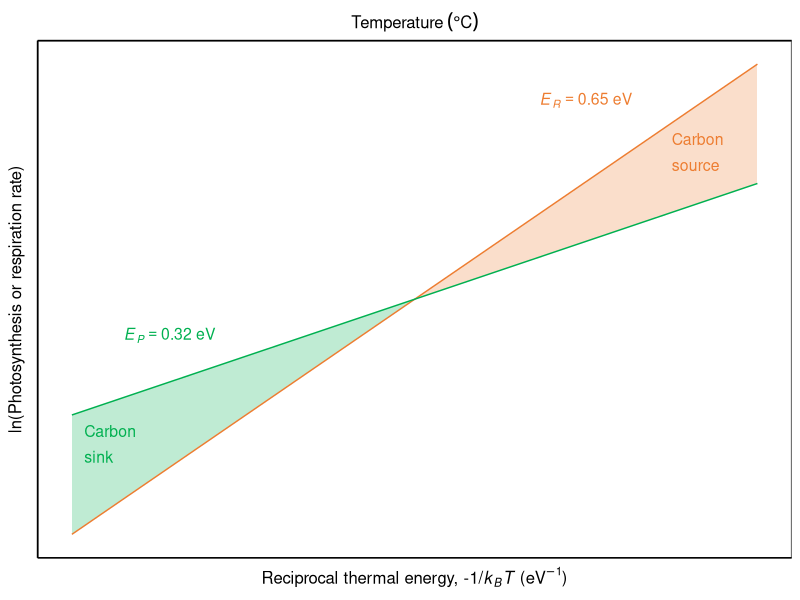
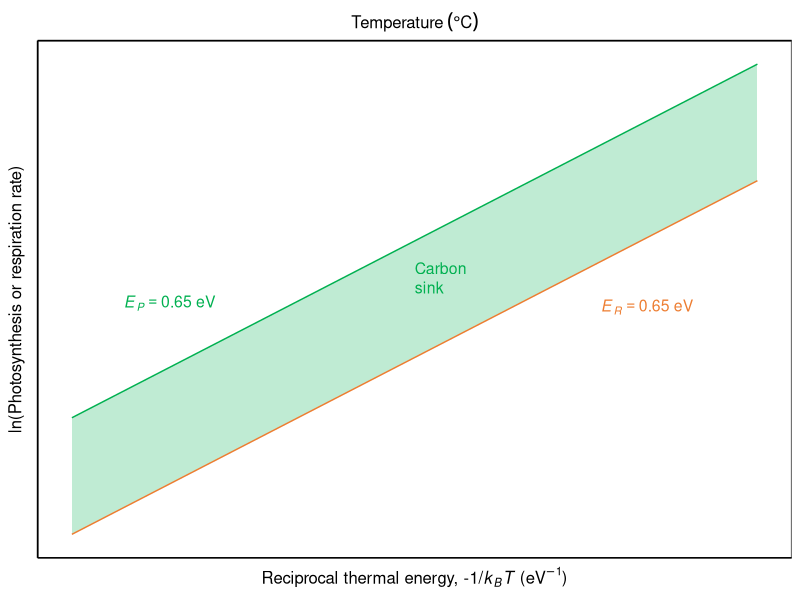
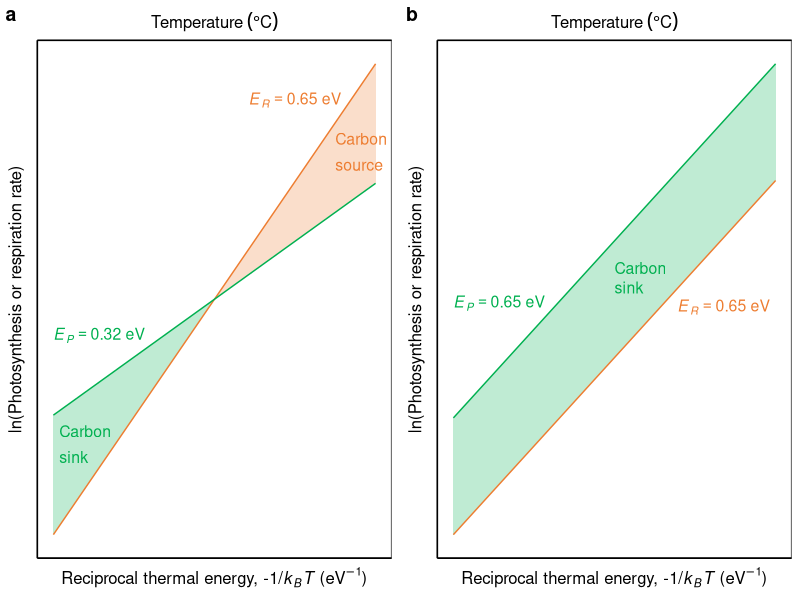
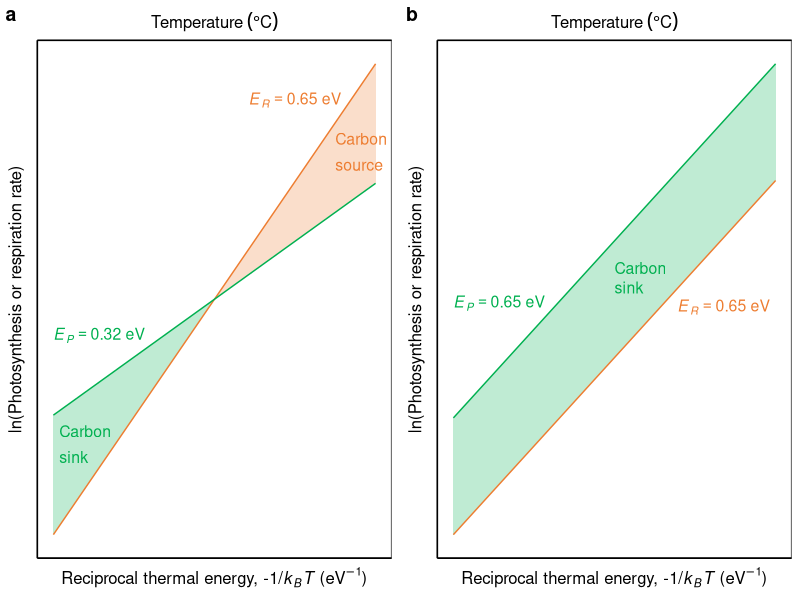
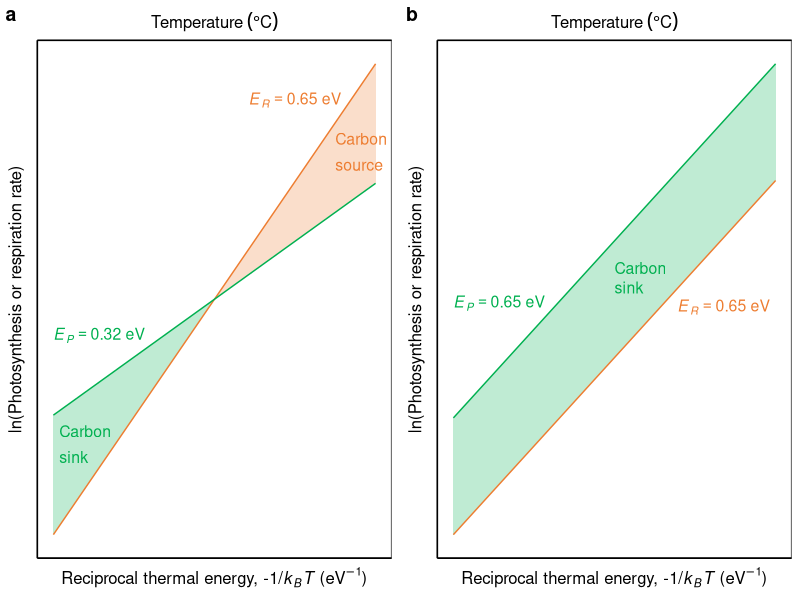

The R source for these figures, in order:
# Description ----
# Figure 3 plot and analyses from
# Michaletz ST & Garen JC. 2024. Hotter is not (always) better: Embracing unimodal scaling of biological rates with temperature.

# Plot of MST predictions for cross-over of photosynthesis (E = 0.32 eV) and respiration (E = 0.65 eV)

# Initialize ----
#--Libraries
library(ggplot2)
library(ggpubr)
# Uncomment the following lines to install required packages:
# install.packages("ggplot2")
# install.packages("ggpubr")

# create data for the lines
x <- seq(-2, 12, length.out = 100)
y1 <- 0.65 * (x - 5)
y2 <- 0.32 * (x - 5)

# create a data frame with the x and y values for the two lines
df <- data.frame(x, y1, y2)

# Figure 3----
## Panel a: Current MTE prediction----
pan_a <- ggplot(df, aes(x = x)) +
  geom_ribbon(data = df[df$x <= 5, ], aes(x = x, ymin = y1, ymax = y2), fill = "#00B050", alpha = 0.25) +
  geom_ribbon(data = df[df$x >= 5, ], aes(x = x, ymin = y1, ymax = y2), fill = "#ED7D31", alpha = 0.25) +
  geom_line(aes(y = y1), color = "#ED7D31") +
  geom_line(aes(y = y2), color = "#00B050") +
  annotate("text", x = -1.75, y = -2.55, label = "Carbon", color = "#00B050", size = 4, hjust = 0) +
  annotate("text", x = -1.75, y = -3.05, label = "sink", color = "#00B050", size = 4, hjust = 0) +
  annotate("text", x = 10.25, y = 3.1, label = "Carbon", color = "#ED7D31", size = 4, hjust = 0) +
  annotate("text", x = 10.25, y = 2.6, label = "source", color = "#ED7D31", size = 4, hjust = 0) +
  annotate("text", x = 0, y = -0.7, label = expression(italic(E[P]) == 0.32~eV), color = "#00B050", size = 4) +
  annotate("text", x = 8.5, y = 3.85, label = expression(italic(E[R]) == 0.65~eV), color = "#ED7D31", size = 4) +
  xlab(expression(paste('Reciprocal thermal energy, ', '-1/',italic('k')[italic("B")], italic('T'), ' (',  eV^{-1}, ')'))) +
  ylab(expression(paste("ln(Photosynthesis or respiration rate)"))) +
  scale_x_continuous(sec.axis = sec_axis(trans = ~ .*1 , name = expression(paste('Temperature'~(degree*C))))) +
  theme_bw(base_size=12) +
  theme(panel.grid.major = element_blank(), panel.grid.minor = element_blank(), axis.line = element_line(colour = "black"), axis.text.x=element_blank(), axis.ticks.x=element_blank(), axis.text.y=element_blank(), axis.ticks.y=element_blank())
pan_a

## Panel b: Revised MTE prediction----
pan_b <- ggplot(df, aes(x = x)) +
  geom_ribbon(data = df, aes(x = x, ymin = y1-1.5, ymax = y1+1.5), fill = "#00B050", alpha = 0.25) +
  geom_line(aes(y = y1-1.5), color = "#ED7D31") +
  geom_line(aes(y = y1+1.5), color = "#00B050") +
  annotate("text", x = 5, y = 0.8, label = "Carbon", color = "#00B050", size = 4, hjust = 0) +
  annotate("text", x = 5, y = 0.3, label = "sink", color = "#00B050", size = 4, hjust = 0) +
  annotate("text", x = 0, y = -0.1, label = expression(italic(E[P]) == 0.65~eV), color = "#00B050", size = 4) +
  annotate("text", x = 9.75, y = -0.2, label = expression(italic(E[R]) == 0.65~eV), color = "#ED7D31", size = 4) +
  xlab(expression(paste('Reciprocal thermal energy, ', '-1/',italic('k')[italic("B")], italic('T'), ' (',  eV^{-1}, ')'))) +
  ylab(expression(paste("ln(Photosynthesis or respiration rate)"))) +
  scale_x_continuous(sec.axis = sec_axis(trans = ~ .*1 , name = expression(paste('Temperature'~(degree*C))))) +
  theme_bw(base_size=12) +
  theme(panel.grid.major = element_blank(), panel.grid.minor = element_blank(), axis.line = element_line(colour = "black"), axis.text.x=element_blank(), axis.ticks.x=element_blank(), axis.text.y=element_blank(), axis.ticks.y=element_blank())
pan_b
ggarrange(pan_a, pan_b, common.legend = F, legend = "right", labels = "auto")

## Plot panels together ----
png("Figure_3.png", width = 8,height = 4, res = 300, units = "in")
ggarrange(pan_a, pan_b, common.legend = F, legend = "right", labels = "auto")
dev.off()

pdf("Figure_3.pdf", width = 8, height = 4)
ggarrange(pan_a, pan_b, common.legend = F, legend = "right", labels = "auto")
dev.off()


